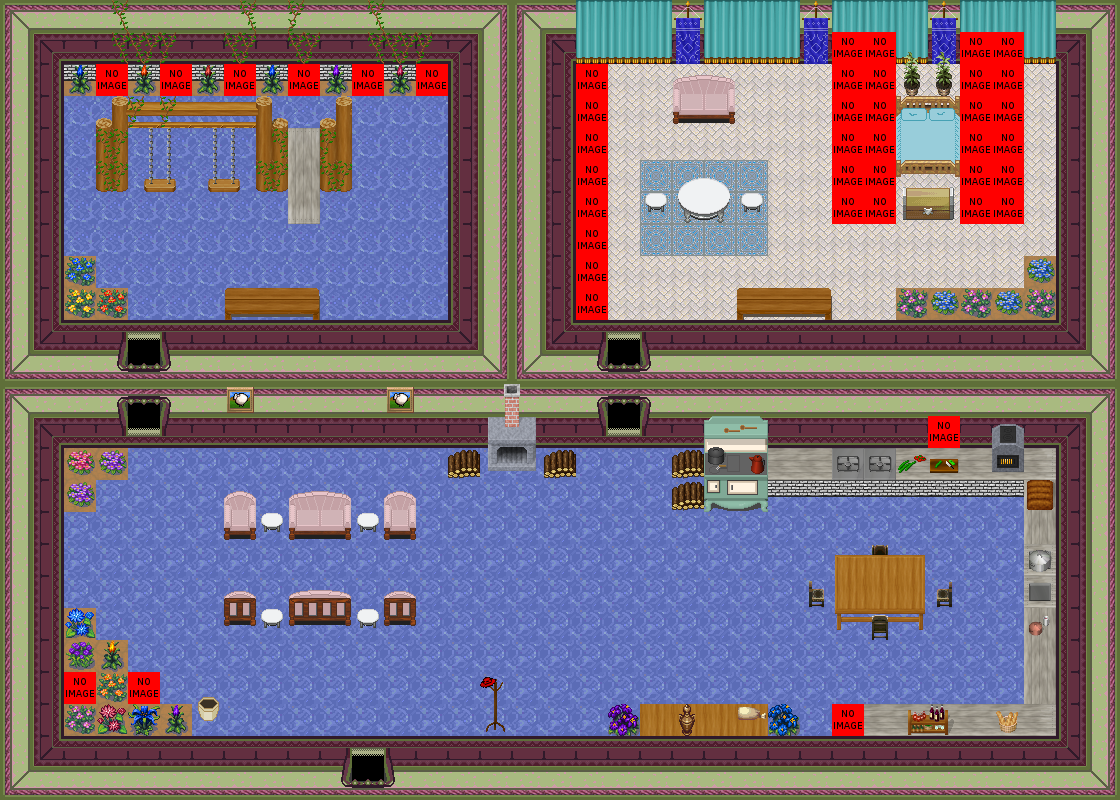

The image is a tile-based game level rendered from a .tmx file. Its description and source (layers, tilesets, objects; grid data summarised) follow:
An orthogonal 35x25 tile map with 32x32 px tiles, 5 tile layers (0_floor, 1_terrain, 2_object, 3_roof, ...), 3 hidden layers not drawn, 36 tilesets.

<map version="1.0" tiledversion="1.1.3" orientation="orthogonal" renderorder="right-down" width="35" height="25" tilewidth="32" tileheight="32" infinite="0" nextobjectid="1">
 <tileset firstgid="1" name="int wall light red" tilewidth="32" tileheight="32" tilecount="28" columns="4">
  <image source="../../tileset/building/wall/int_green_purple.png" width="128" height="224" />
 </tileset>
 <tileset firstgid="29" name="light red ns ew" tilewidth="32" tileheight="32" tilecount="28" columns="4">
  <image source="../../tileset/building/entrance/green_purple_ns_ew.png" width="128" height="224" />
 </tileset>
 <tileset firstgid="57" name="lt blue drapes" tilewidth="32" tileheight="32" tilecount="9" columns="3">
  <image source="../../tileset/furniture/curtain/lt_blue_drapes.png" width="96" height="96" />
 </tileset>
 <tileset firstgid="66" name="banners" tilewidth="32" tileheight="32" tilecount="6" columns="2">
  <image source="../../tileset/item/banners/banners.png" width="64" height="96" />
 </tileset>
 <tileset firstgid="72" name="soft blue" tilewidth="32" tileheight="32" tilecount="3" columns="3">
  <image source="../../tileset/ground/indoor/soft_blue.png" width="96" height="32" />
 </tileset>
 <tileset firstgid="75" name="tiles" tilewidth="32" tileheight="32" tilecount="8" columns="2">
  <image source="../../tileset/ground/indoor/tiles.png" width="64" height="128" />
 </tileset>
 <tileset firstgid="83" name="girl with bird" tilewidth="32" tileheight="32" tilecount="12" columns="4">
  <image source="../../tileset/item/statue/girl_with_bird.png" width="128" height="96" />
 </tileset>
 <tileset firstgid="95" name="potted plants 1" tilewidth="32" tileheight="32" tilecount="6" columns="3">
  <image source="../../tileset/plant/indoor/potted_plants1.png" width="96" height="64" />
 </tileset>
 <tileset firstgid="101" name="chest 2" tilewidth="32" tileheight="32" tilecount="6" columns="3">
  <image source="../../tileset/item/chest/chest_2.png" width="96" height="64" />
 </tileset>
 <tileset firstgid="107" name="sofa pink" tilewidth="32" tileheight="32" tilecount="12" columns="3">
  <image source="../../tileset/furniture/chair/sofa_chair_pink.png" width="96" height="128" />
 </tileset>
 <tileset firstgid="119" name="sign large" tilewidth="32" tileheight="32" tilecount="15" columns="5">
  <image source="../../tileset/item/sign_large.png" width="160" height="96" />
 </tileset>
 <tileset firstgid="134" name="swing" tilewidth="32" tileheight="32" tilecount="4" columns="2">
  <image source="../../tileset/item/swing.png" width="64" height="64" />
 </tileset>
 <tileset firstgid="138" name="grey pale" tilewidth="32" tileheight="32" tilecount="8" columns="2">
  <image source="../../tileset/furniture/table/grey_pale.png" width="64" height="128" />
 </tileset>
 <tileset firstgid="146" name="brick base" tilewidth="32" tileheight="32" tilecount="3" columns="3">
  <image source="../../tileset/furniture/table/brick_base.png" width="96" height="32" />
 </tileset>
 <tileset firstgid="149" name="stove" tilewidth="32" tileheight="32" tilecount="6" columns="2">
  <image source="../../tileset/furniture/kitchen/stove.png" width="64" height="96" />
 </tileset>
 <tileset firstgid="155" name="table wooden brown" tilewidth="32" tileheight="32" tilecount="9" columns="3">
  <image source="../../tileset/furniture/table/table_wooden_brown.png" width="96" height="96" />
 </tileset>
 <tileset firstgid="164" name="greenish grey chair" tilewidth="32" tileheight="32" tilecount="4" columns="2">
  <image source="../../tileset/furniture/chair/greenish_grey.png" width="64" height="64" />
 </tileset>
 <tileset firstgid="168" name="ground 2" tilewidth="32" tileheight="32" tilecount="4" columns="4">
  <image source="../../tileset/ground/ground_2.png" width="128" height="32" />
 </tileset>
 <tileset firstgid="172" name="sheep picture" tilewidth="32" tileheight="32" tilecount="1" columns="1">
  <image source="../../tileset/furniture/picture/sheep_picture.png" width="32" height="32" />
 </tileset>
 <tileset firstgid="173" name="household items 2" tilewidth="32" tileheight="32" tilecount="16" columns="4">
  <image source="../../tileset/item/household/food_preparation.png" width="128" height="128" />
 </tileset>
 <tileset firstgid="189" name="table with hob" tilewidth="32" tileheight="32" tilecount="5" columns="5">
  <image source="../../tileset/furniture/table/table_with_hob.png" width="160" height="32" />
 </tileset>
 <tileset firstgid="194" name="items" tilewidth="32" tileheight="32" tilecount="4" columns="2">
  <image source="../../tileset/item/household/food_preparation_2.png" width="64" height="64" />
 </tileset>
 <tileset firstgid="198" name="bread" tilewidth="32" tileheight="32" tilecount="4" columns="4">
  <image source="../../tileset/item/food/bread.png" width="128" height="32" />
 </tileset>
 <tileset firstgid="202" name="hot house flowers" tilewidth="32" tileheight="32" tilecount="72" columns="6">
  <image source="../../tileset/plant/flower/hothouse_flowers.png" width="192" height="384" />
 </tileset>
 <tileset firstgid="274" name="bench" tilewidth="32" tileheight="32" tilecount="3" columns="3">
  <image source="../../tileset/furniture/table/bench.png" width="96" height="32" />
 </tileset>
 <tileset firstgid="277" name="clothes rack" tilewidth="32" tileheight="32" tilecount="2" columns="1">
  <image source="../../tileset/furniture/other/clothes_rack.png" width="32" height="64" />
 </tileset>
 <tileset firstgid="279" name="warmer2" tilewidth="32" tileheight="32" tilecount="6" columns="2">
  <image source="../../tileset/furniture/kitchen/warmer_2.png" width="64" height="96" />
 </tileset>
 <tileset firstgid="285" name="red hat" tilewidth="32" tileheight="32" tilecount="1" columns="1">
  <image source="../../tileset/item/textile/red_hat.png" width="32" height="32" />
 </tileset>
 <tileset firstgid="286" name="logic/item/sheepfood" tilewidth="32" tileheight="32" tilecount="1" columns="1">
  <image source="../../tileset/logic/item/sheepfood.png" width="32" height="32" />
 </tileset>
 <tileset firstgid="287" name="logic/collision" tilewidth="32" tileheight="32" tilecount="1" columns="1">
  <image source="../../tileset/logic/collision.png" width="32" height="32" />
 </tileset>
 <tileset firstgid="288" name="brown ground 2" tilewidth="32" tileheight="32" tilecount="1" columns="1">
  <image source="../../tileset/ground/brownground2.png" width="32" height="32" />
 </tileset>
 <tileset firstgid="289" name="mtpot" tilewidth="32" tileheight="32" tilecount="3" columns="1">
  <image source="../../tileset/item/pot/empty_pot.png" width="32" height="96" />
 </tileset>
 <tileset firstgid="292" name="double_blue" tilewidth="32" tileheight="32" tilecount="8" columns="2">
  <image source="../../tileset/furniture/bed/double_blue.png" width="64" height="128" />
 </tileset>
 <tileset firstgid="300" name="table/white" tilewidth="32" tileheight="32" tilecount="30" columns="6">
  <image source="../../tileset/furniture/table/white.png" width="192" height="160" />
 </tileset>
 <tileset firstgid="330" name="vine" tilewidth="32" tileheight="32" tilecount="3" columns="1">
  <image source="../../tileset/plant/vine.png" width="32" height="96" />
 </tileset>
 <tileset firstgid="333" name="item/firewood" tilewidth="32" tileheight="32" tilecount="12" columns="3">
  <image source="../../tileset/item/firewood.png" width="96" height="128" />
 </tileset>
 <layer name="0_floor" width="35" height="25">
  <data>[875 cells, 875 non-empty, 10 distinct tile ids]</data>
 </layer>
 <layer name="1_terrain" width="35" height="25">
  <data>[875 cells, 507 non-empty, 91 distinct tile ids]</data>
 </layer>
 <layer name="2_object" width="35" height="25">
  <data>[875 cells, 107 non-empty, 62 distinct tile ids]</data>
 </layer>
 <layer name="3_roof" width="35" height="25">
  <data>[875 cells, 57 non-empty, 31 distinct tile ids]</data>
 </layer>
 <layer name="4_roof_add" width="35" height="25">
  <data>[875 cells, 6 non-empty, 4 distinct tile ids]</data>
 </layer>
 <layer name="objects" width="35" height="25" visible="0">
  <data>[875 cells, 2 non-empty, 1 distinct tile ids]</data>
 </layer>
 <layer name="collision" width="35" height="25" visible="0" opacity="0.37">
  <data>[875 cells, 471 non-empty, 1 distinct tile ids]</data>
 </layer>
 <layer name="protection" width="35" height="25" visible="0">
  <data>[875 cells, 0 non-empty, 0 distinct tile ids]</data>
 </layer>
</map>
